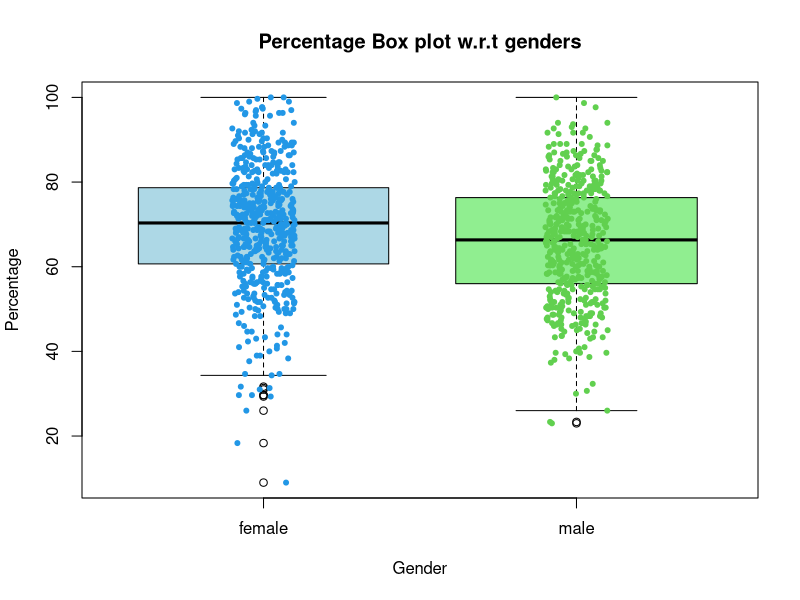

R code for this plot:
library(ggplot2)
library(tidyverse)
setwd("F:/Prob_Project/Backend")

dataSet<- read.csv("StudentsPerformance.csv", header=TRUE, sep=",")


percentage <- ((dataSet$math+dataSet$reading+dataSet$writing)/3)
gender <- as.factor((dataSet$gender))




maleVSfemalePercentage <- data.frame(c(percentage), c(gender))
attach(maleVSfemalePercentage)
names(maleVSfemalePercentage)
class(maleVSfemalePercentage$c.gender)


jpeg(file="assets/GenderBoxPlot.jpeg")
boxplot(maleVSfemalePercentage$c.percentage. ~ maleVSfemalePercentage$c.gender.,xlab = "Gender",
        ylab = "Percentage", 
        main = "Percentage Box plot w.r.t genders",
        varwidth = TRUE, 
        col = c("lightblue","lightgreen"),
        names = c("female","male"))
stripchart(maleVSfemalePercentage$c.percentage. ~ maleVSfemalePercentage$c.gender.,
           method = "jitter",
           pch = 20,
           col = 4:2,
           vertical = TRUE,
           add = TRUE)
dev.off()


